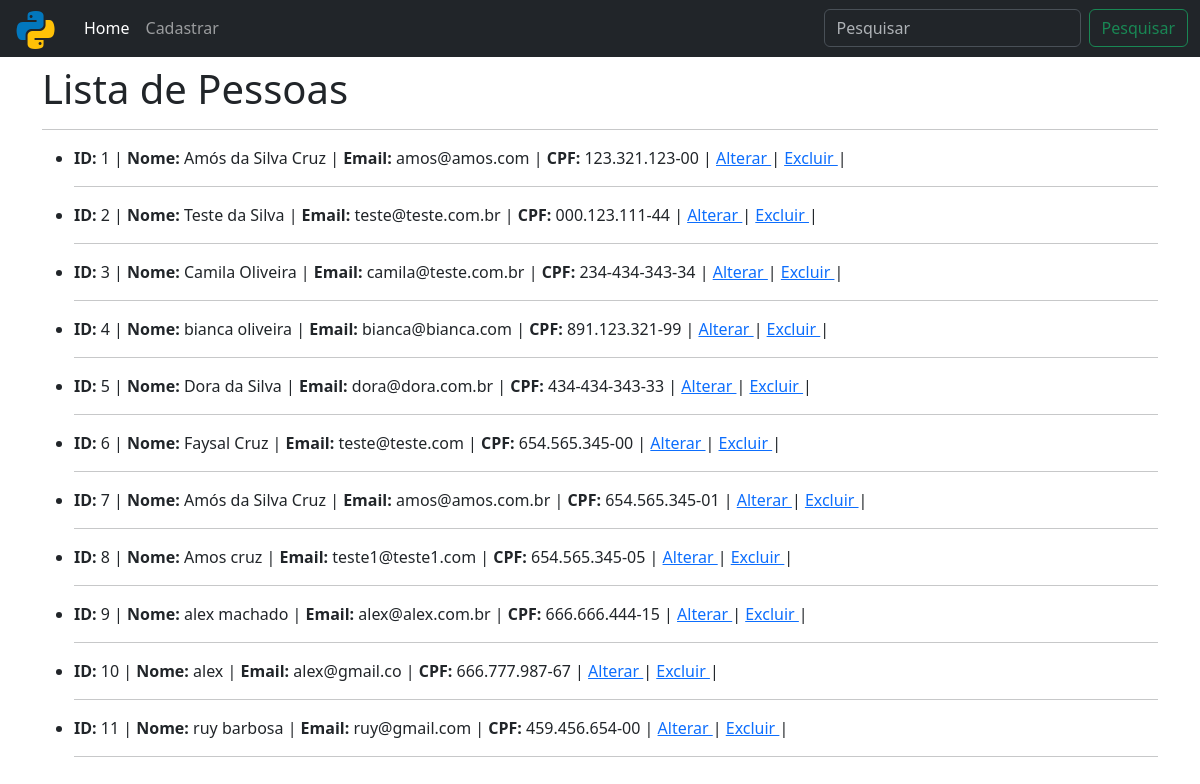
The page /crud_app/ on the database as committed earlier.
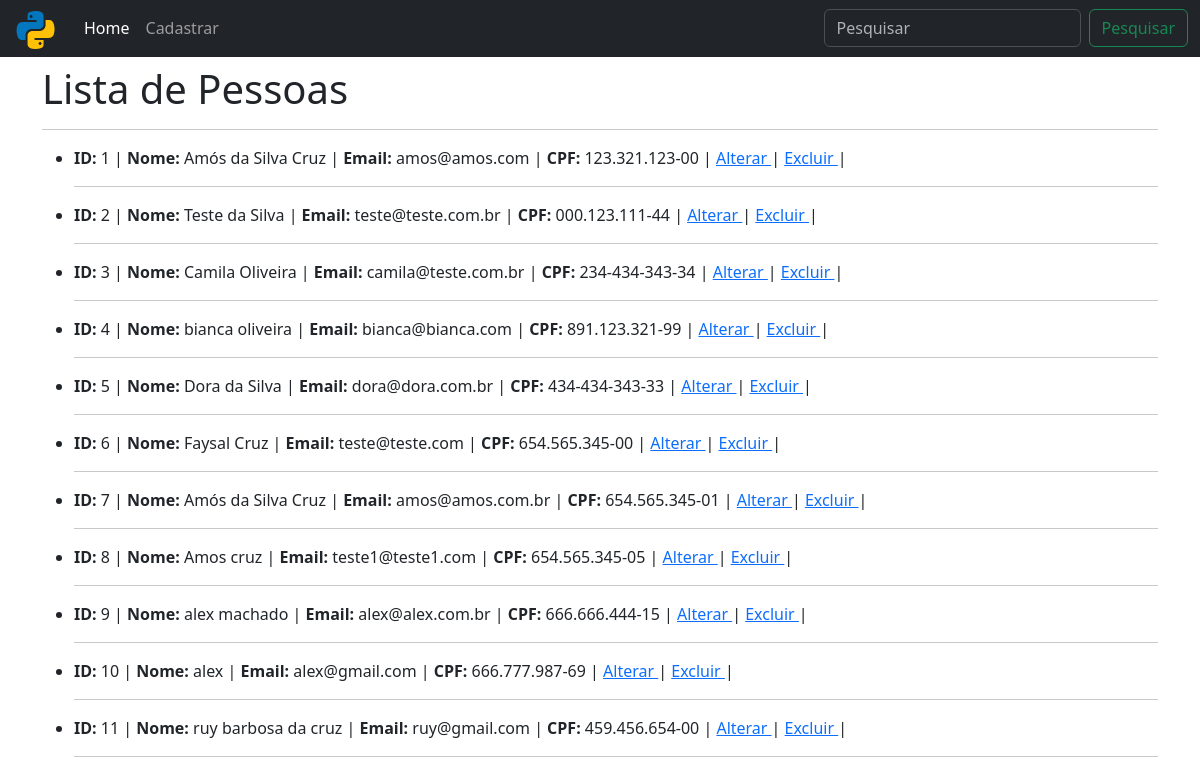
The same page on the database as committed later.
### crud_app/models.py (models this page shows, shortened)
class Pessoa(models.Model):
    id_pessoa = models.AutoField(primary_key=True)  # auto incremento
    nome = models.CharField(max_length=255, null=False, blank=False) # Campo obrigatorio, não vázio
    email = models.EmailField(unique=True, null=False, blank=False)  # Campo unico - não repetido e não vazio
    cpf = models.CharField(max_length=14,unique=True,null=True, blank=True)

### crud_app/views.py (the view)
# urls.py: path('', views.home, name='home'),
def home(request):
    pessoas = Pessoa.objects.all()
    return render(request, "home.html", {"pessoas":pessoas})

### crud_app/templates/home.html (shortened to what this page needs)
{% load static %}
<!doctype html>
<html lang="pt-br">
<head>
    <link href="https://cdn.jsdelivr.net/npm/bootstrap@5.3.8/dist/css/bootstrap.min.css" rel="stylesheet"
>
</head>
<body>
    <nav class="navbar navbar-expand-lg bg-dark mb-2" data-bs-theme="dark">
        <div class="container-fluid">
            <a class="navbar-brand" href="#">
                <img src="{% static 'img/icone.png' %}" style="margin: -10px 0px">
            </a>
            <div class="collapse navbar-collapse" id="navbarSupportedContent">
                <ul class="navbar-nav me-auto mb-2 mb-lg-0">
                    <li class="nav-item">
                        <a class="nav-link active" aria-current="page" href="/crud_app/">Home</a>
                    </li>
                    <li class="nav-item">
                        <a class="nav-link" href="/crud_app/cadastro">Cadastrar</a>
                    </li>
                </ul>
                <form action="{% url 'buscar_pessoa' %}" method="GET" class="d-flex" role="search">
                    <input class="form-control me-2" type="search" placeholder="Pesquisar" aria-label="search" name="buscar" />
                    <button class="btn btn-outline-success" type="submit">Pesquisar</button>
                </form>
            </div>
        </div>
    </nav>
    <div class="container">
        <h1>Lista de Pessoas</h1>
        <hr>
        <ul>
            {% for pessoa in pessoas %}
            <li>
                <b>ID: </b>{{ pessoa.id_pessoa}} |
                <b>Nome: </b>{{ pessoa.nome}}    |
                <b>Email: </b>{{ pessoa.email}}  |
                <b>CPF: </b>{{ pessoa.cpf}}      |
                <a href="{% url 'alterar_pessoa' pessoa.id_pessoa %}"> Alterar </a>      |
                <a href="{% url 'deletar_pessoa' pessoa.id_pessoa %}"> Excluir </a>      |
            </li>
            <hr>
            {% empty %}
            <li> Nehuma Pessoa Cadastrada no Banco!!! </li>
            {% endfor %}
        </ul>
    </div>
</body>
</html>

Rows that differ between the two databases and show on the page:
changed Pessoa "alex": email "alex@gmail.co" → "alex@gmail.com"; cpf "666.777.987-67" → "666.777.987-69"
changed Pessoa "ruy@gmail.com": nome "ruy barbosa" → "ruy barbosa da cruz"
